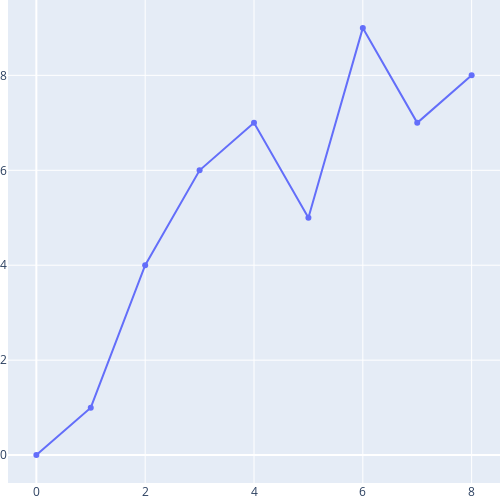

The code cell stored with this chart in its notebook:
### Code cell
import plotly.graph_objects as go

fig = go.Figure()

fig.add_trace(go.Scatter(
    x=[0, 1, 2, 3, 4, 5, 6, 7, 8],
    y=[0, 1, 4, 6, 7, 5, 9, 7, 8]
))

fig.update_layout(
    autosize=False,
    width=500,
    height=500,
    margin=dict(
        l=0,
        r=0,
        b=0,
        t=0,
        pad=0
    ),
   
)

fig.show()

### Figure 1 — Plotly figure (JSON) as saved in the notebook; plotly's stock layout.template omitted (floating-point values rounded to 4 significant figures)
{"data": [{"type": "scatter", "x": [0, 1, 2, 3, 4, 5, 6, 7, 8], "y": [0, 1, 4, 6, 7, 5, 9, 7, 8]}], "layout": {"autosize": false, "height": 500, "margin": {"b": 0, "l": 0, "pad": 0, "r": 0, "t": 0}, "width": 500}}
